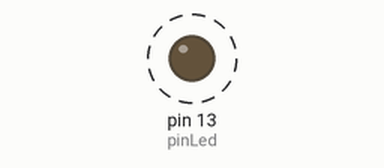
Recording of a sketch running on a simulated Arduino Uno, built with avr-gcc and run on an emulated ATmega328P. Parts: output pins drawn as LEDs (lit = HIGH). Dashed ring = blinking.

Above: at 0.1 s.
Timing chart, 0 to 3.0 s (numbered marks = the images above):
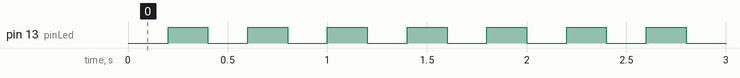

Measured:
- by itself, pin 13 (pinLed): alternates HIGH for 0.20 s and LOW for 0.20 s

The sketch:

BlinkWithoutDelay.ino
```cpp
/* Blink sin retardo

  Enciende y apaga un diodo emisor de luz (LED) conectado a un pin
  digital, sin utilizar la función de retardo (). Esto significa
  que otro código se puede ejecutar al mismo tiempo sin ser
  interrumpido por el código LED.

  El circuito:
  * LED conectado del pin 13 a tierra.
  * Nota: en la mayoría de Arduinos, ya hay un LED en el tablero
  que se une a la patilla 13, por lo que se necesita ningún
  hardware para este ejemplo.

  http://www.arduino.cc/en/Tutorial/BlinkWithoutDelay

  */

  // Constantes que no cambiarán. Se utilizan para establecer un
  // número de pin:
  const int pinLed =  13;  //numero de pin

  //Variables que puedon cambiar:
  int estadoLed = LOW; //utilizado para establecer el LED

 // En general, se debe utilizar "unsigned long" en variables que contienen tiempo
 // El valor se convertirá cuando es  demasiado grande para almacenar en un int
 unsigned long previousMillis = 0;        // almacenará el ultimo tiempo actualizado

// esta constante no puede cambiar:
const long intervalo = 200;      // intervalo del parpadeo

void setup() {
  // establecer el pin digital como salida:
  pinMode(pinLed, OUTPUT);
}

void loop()
{
  // Comprobar para ver si debe parpadear el LED; es decir, si la
   // diferencia entre la hora actual y la última vez que parpadeó
   // el LED es mayor que el intervalo en el que desea
   // parpadear el LED.
    unsigned long currentMillis = millis();

  if(currentMillis - previousMillis >= intervalo) {
    // salvar el ultimo momento que parpadeó el led
    previousMillis = currentMillis;

    // si el LED está apagado encenderlo y viceversa:
    if (estadoLed == LOW)
      estadoLed = HIGH;
    else
      estadoLed = LOW;

    // ajusta el LED con la variable ledState
    digitalWrite(pinLed, estadoLed);
  }
}
```
